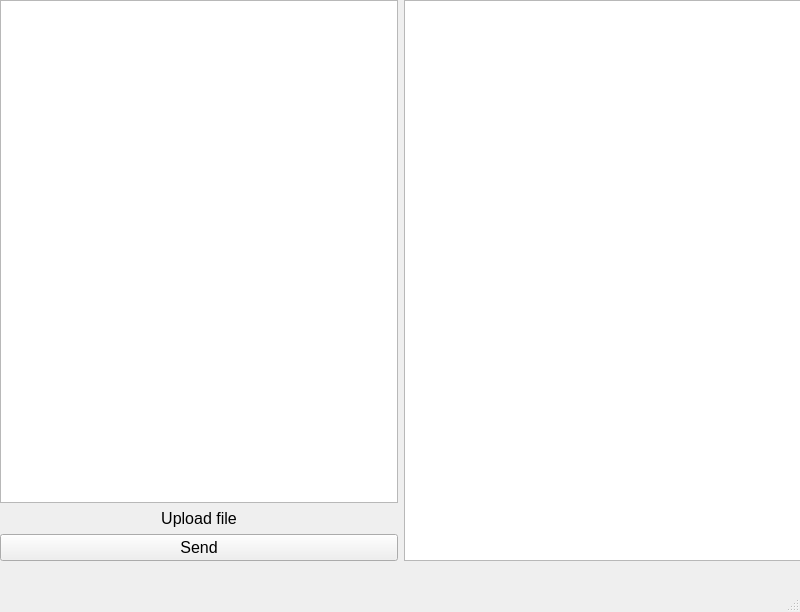
<?xml version="1.0" encoding="UTF-8"?>
<ui version="4.0">
 <class>MainWindow</class>
 <widget class="QMainWindow" name="MainWindow">
  <property name="geometry">
   <rect>
    <x>0</x>
    <y>0</y>
    <width>800</width>
    <height>612</height>
   </rect>
  </property>
  <property name="windowTitle">
   <string>MainWindow</string>
  </property>
  <widget class="QWidget" name="centralwidget">
   <widget class="QWidget" name="horizontalLayoutWidget">
    <property name="geometry">
     <rect>
      <x>0</x>
      <y>0</y>
      <width>801</width>
      <height>561</height>
     </rect>
    </property>
    <layout class="QHBoxLayout" name="horizontalLayout">
     <item>
      <layout class="QVBoxLayout" name="verticalLayout_4">
       <item>
        <widget class="QTextEdit" name="input_text_area"/>
       </item>
       <item>
        <widget class="FileDropWidget" name="upload_area">
         <property name="font">
          <font>
           <pointsize>12</pointsize>
          </font>
         </property>
         <property name="text">
          <string>Upload file</string>
         </property>
         <property name="alignment">
          <set>Qt::AlignCenter</set>
         </property>
        </widget>
       </item>
       <item>
        <widget class="QPushButton" name="send_button">
         <property name="font">
          <font>
           <pointsize>12</pointsize>
          </font>
         </property>
         <property name="text">
          <string>Send</string>
         </property>
        </widget>
       </item>
      </layout>
     </item>
     <item>
      <layout class="QVBoxLayout" name="verticalLayout_3">
       <item>
        <widget class="QTextBrowser" name="output_text_area"/>
       </item>
      </layout>
     </item>
    </layout>
   </widget>
  </widget>
  <widget class="QMenuBar" name="menubar">
   <property name="geometry">
    <rect>
     <x>0</x>
     <y>0</y>
     <width>800</width>
     <height>26</height>
    </rect>
   </property>
  </widget>
  <widget class="QStatusBar" name="statusbar"/>
 </widget>
 <customwidgets>
  <customwidget>
   <class>FileDropWidget</class>
   <extends>QLabel</extends>
   <header>filedropwidget.h</header>
  </customwidget>
 </customwidgets>
 <resources/>
 <connections/>
</ui>
